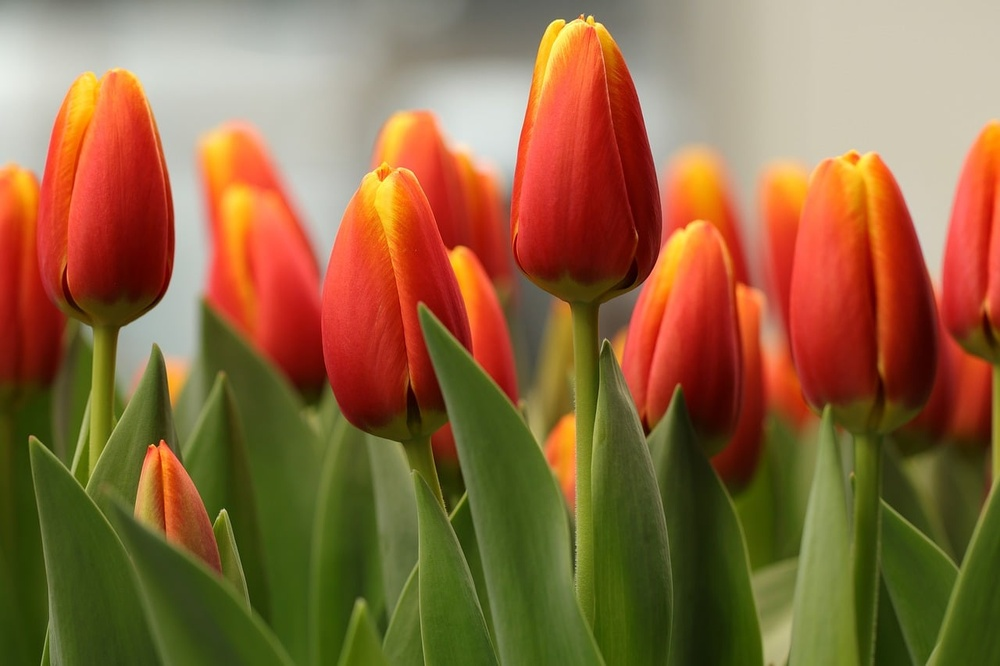
//> input picture resources/test_image.jpg, 1000 x 666 px, shrunk from 1280 x 853 before the run
$ ./main   (built with g++ and OpenCV 4)
//> lines starting //> are read from the running program, lines starting //| are printed output that depends on the picture; after the words box and inside, x2 and y2 are one past the last pixel; in counts of white or black regions, pixels touching at a corner belong together
#include <iostream>
#include <opencv2/opencv.hpp>
#include <opencv2/core.hpp>
#include <Eigen/Dense>
#include <Eigen/Geometry>
#include <cmath>


int check_image(const cv::Mat& img, const cv::String& image_path);
int output_gray_image(const cv::Mat& img);
int output_hsv_channels(const cv::Mat& img);
int Blur(const cv::Mat& img);
cv::Mat red_extract(const cv::Mat& img);
int morphology(const cv::Mat& mask);
int draw_and_transform(const cv::Mat& img);


int main(){
    cv::String image_path = "resources/test_image.jpg";
    cv::Mat img = cv::imread(image_path);
//> img is the input picture: 666 rows x 1000 cols, CV_8UC3; mean B, G, R 63.9, 103.8, 141.8
    // 检验读图，输出灰度图和H,S,V单通道图
    check_image(img, image_path);
    output_gray_image(img);
    output_hsv_channels(img);
    //实现三种滤波
    Blur(img);
    //红色提取
    cv::Mat red_mask = red_extract(img);
    //形态学操作
    morphology(red_mask);
    //绘制与变换
    draw_and_transform(img);
    cv::waitKey(0);
    return 0;
}


// 检测读图是否成功
int check_image(const cv::Mat& img, const cv::String& image_path){
    if(img.empty()){
        std::cout << "Could not read the image: " << image_path << std::endl;
        return 1;
    }
    cv::imshow("Image", img);
    cv::waitKey(0);
    return 0;
}


// 输出灰度图
int output_gray_image(const cv::Mat& img){
    cv::Mat gray_img;
    cv::cvtColor(img, gray_img, cv::COLOR_BGR2GRAY);
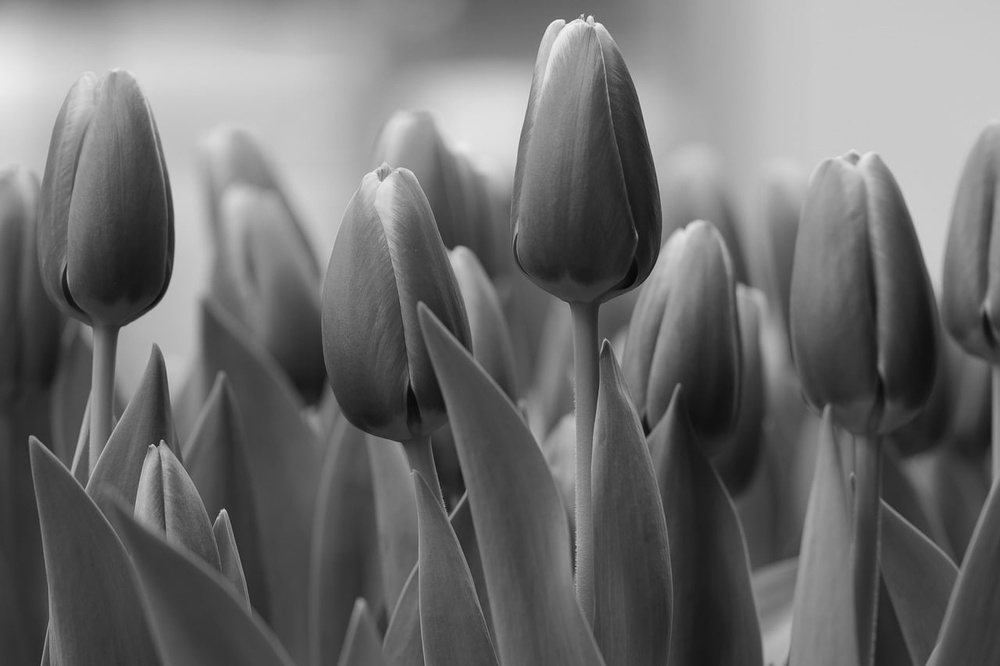
//> gray_img: 666 rows x 1000 cols, CV_8UC1; min 5, max 245, mean 110.6
    cv::imshow("Gray Image", gray_img);
    cv::imwrite("result/task1_images/gray.png", gray_img);
    cv::waitKey(0);
    return 0;
}


// 输出H,S,V单通道图
int output_hsv_channels(const cv::Mat& img){
    cv::Mat hsv_img;
    cv::cvtColor(img, hsv_img, cv::COLOR_BGR2HSV);
//> hsv_img: 666 rows x 1000 cols, CV_8UC3; mean H, S, V 24.5, 155.8, 147.7
    std::vector<cv::Mat> hsv_channels;
    cv::split(hsv_img, hsv_channels);
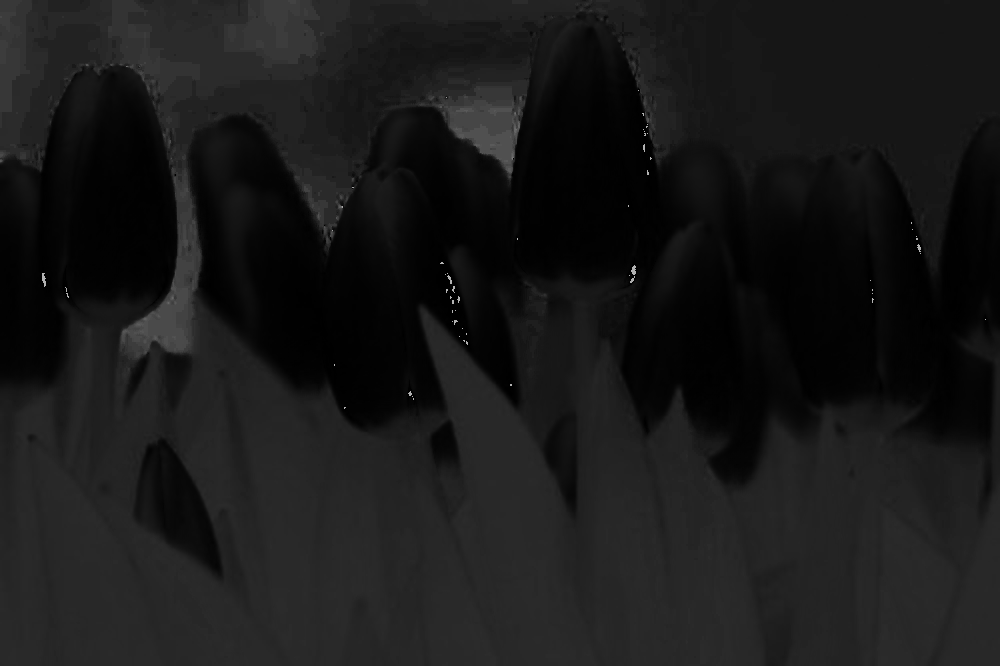
//> hsv_channels[0]: 666 rows x 1000 cols, CV_8UC1; min 0, max 179, mean 24.5
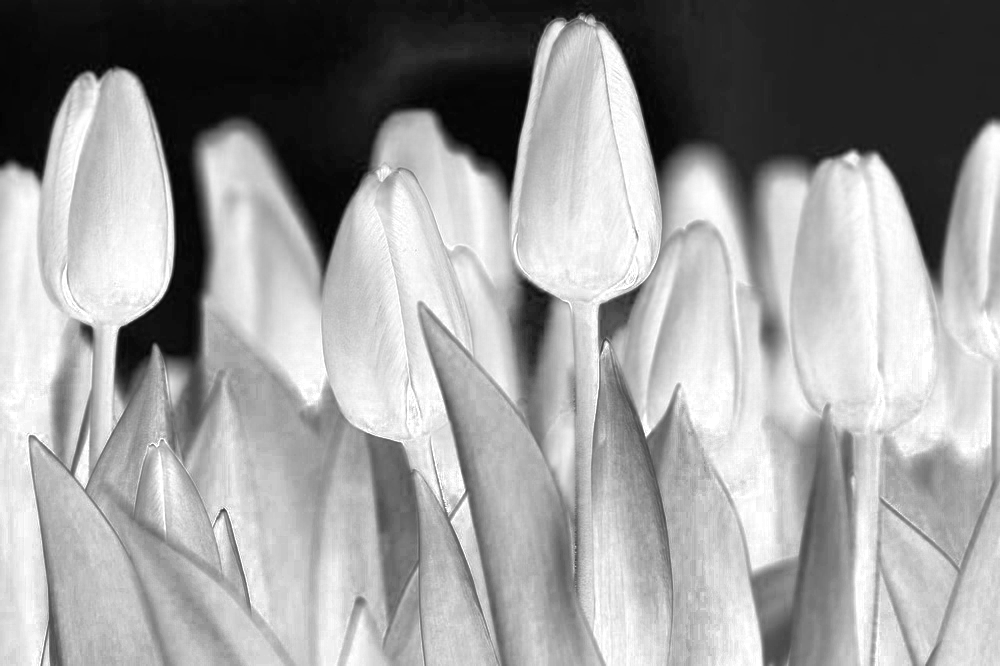
//> hsv_channels[1]: 666 rows x 1000 cols, CV_8UC1; min 0, max 255, mean 155.8
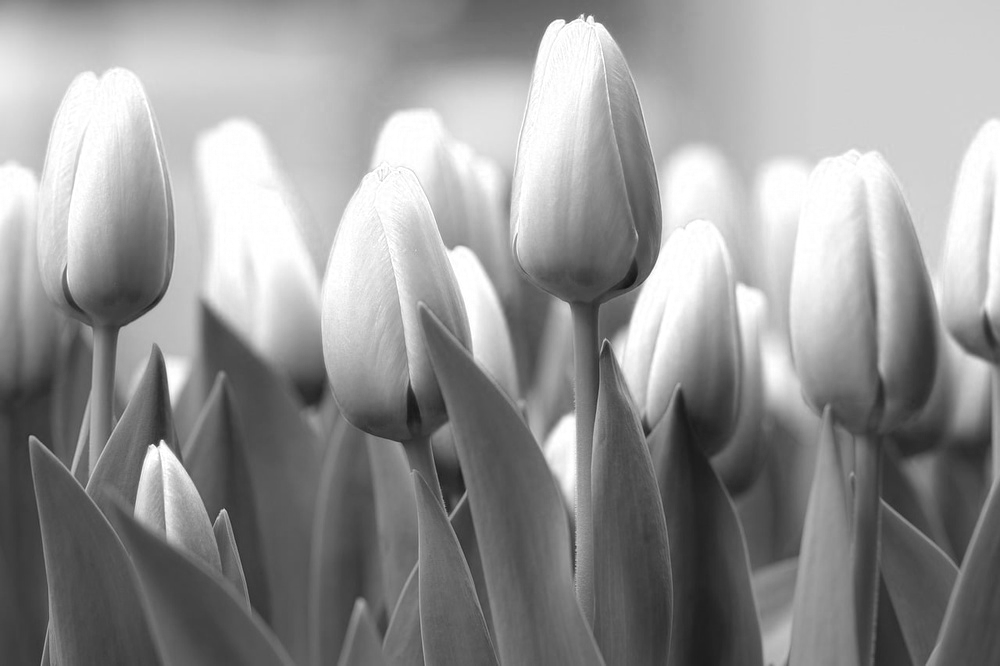
//> hsv_channels[2]: 666 rows x 1000 cols, CV_8UC1; min 18, max 255, mean 147.7
    cv::imshow("H Image", hsv_channels[0]);
    cv::imwrite("result/task1_images/hsv_h.png", hsv_channels[0]);
    cv::imshow("S Image", hsv_channels[1]);
    cv::imwrite("result/task1_images/hsv_s.png", hsv_channels[1]);
    cv::imshow("V Image", hsv_channels[2]);
    cv::imwrite("result/task1_images/hsv_v.png", hsv_channels[2]);
    cv::waitKey(0);
    return 0;
}


// 实现三种滤波
int Blur(const cv::Mat& img){
    cv::Mat meanImg, gaussImg, medianImg;
    cv::blur(img, meanImg, cv::Size(5, 5));
    cv::GaussianBlur(img, gaussImg, cv::Size(5, 5), 0);
    cv::medianBlur(img, medianImg, 5);
    cv::imshow("Mean", meanImg);
    cv::imwrite("result/task1_images/mean_filter.png", meanImg);
    cv::imshow("Gaussian", gaussImg);
    cv::imwrite("result/task1_images/gauss_filter.png", gaussImg);
    cv::imshow("Median", medianImg);
    cv::imwrite("result/task1_images/median_filter.png", medianImg);
    cv::waitKey(0);
    return 0;
}


// 红色提取
cv::Mat red_extract(const cv::Mat& img){
    cv::Mat hsv_img, maskLow, maskHigh, mask;
    cv::cvtColor(img, hsv_img, cv::COLOR_BGR2HSV);
    cv::inRange(hsv_img, cv::Scalar(0, 50, 50), cv::Scalar(10, 255, 255), maskLow);
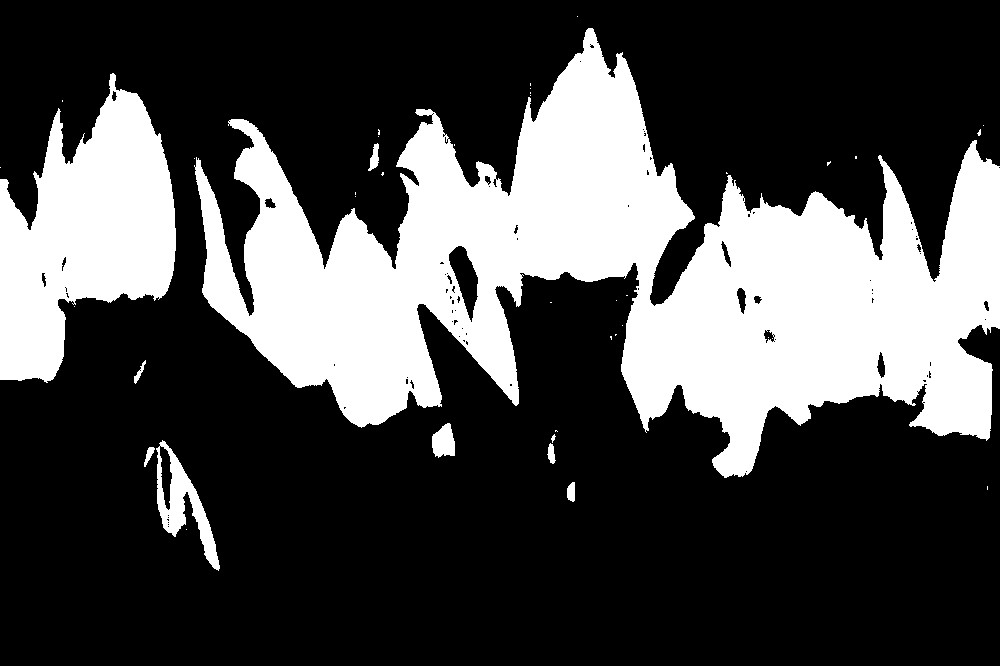
//> maskLow: 666 rows x 1000 cols, CV_8UC1; 28.8% white; 41 white regions (31 under 20 px), largest, box (x1, y1, x2, y2) and area: (194, 28, 1000, 478) 155901, (0, 73, 176, 383) 31906, (156, 440, 220, 571) 2631
    cv::inRange(hsv_img, cv::Scalar(170, 50, 50), cv::Scalar(180, 255, 255), maskHigh);
//> maskHigh: 666 rows x 1000 cols, CV_8UC1; 0.03% white in thin lines or dots, all inside (x1, y1, x2, y2) = (42, 113, 986, 409)
    cv::add(maskLow, maskHigh, mask);
//> mask: 666 rows x 1000 cols, CV_8UC1; 28.8% white; 41 white regions (31 under 20 px), largest, box (x1, y1, x2, y2) and area: (194, 28, 1000, 478) 156086, (0, 73, 176, 383) 31954, (156, 440, 220, 571) 2631
    cv::imshow("Red Mask", mask);
    cv::waitKey(0);

    cv::imwrite("result/task1_images/red_mask.png", mask);
    return cv::Mat(mask);
}


// 形态学操作
int morphology(const cv::Mat& mask){
    cv::Mat eroded, dilated, opened, closed;
    cv::Mat kernel = cv::getStructuringElement(cv::MORPH_RECT, cv::Size(7, 7));
    cv::erode(mask, eroded, kernel);
//> eroded: 666 rows x 1000 cols, CV_8UC1; 24.8% white; 16 white regions (9 under 20 px), largest, box (x1, y1, x2, y2) and area: (199, 50, 1000, 473) 135237, (0, 94, 173, 378) 28537, (172, 461, 190, 530) 534
    cv::dilate(mask, dilated, kernel);
//> dilated: 666 rows x 1000 cols, CV_8UC1; 33% white; 17 white regions, largest, box (x1, y1, x2, y2) and area: (191, 25, 1000, 481) 175765, (0, 70, 179, 386) 35449, (141, 437, 223, 574) 4831
    cv::morphologyEx(mask, opened, cv::MORPH_OPEN, kernel);
//> opened: 666 rows x 1000 cols, CV_8UC1; 28.4% white; 8 white regions, largest, box (x1, y1, x2, y2) and area: (196, 29, 1000, 476) 154364, (0, 91, 176, 381) 31594, (169, 458, 219, 567) 1996
    cv::morphologyEx(mask, closed, cv::MORPH_CLOSE, kernel);
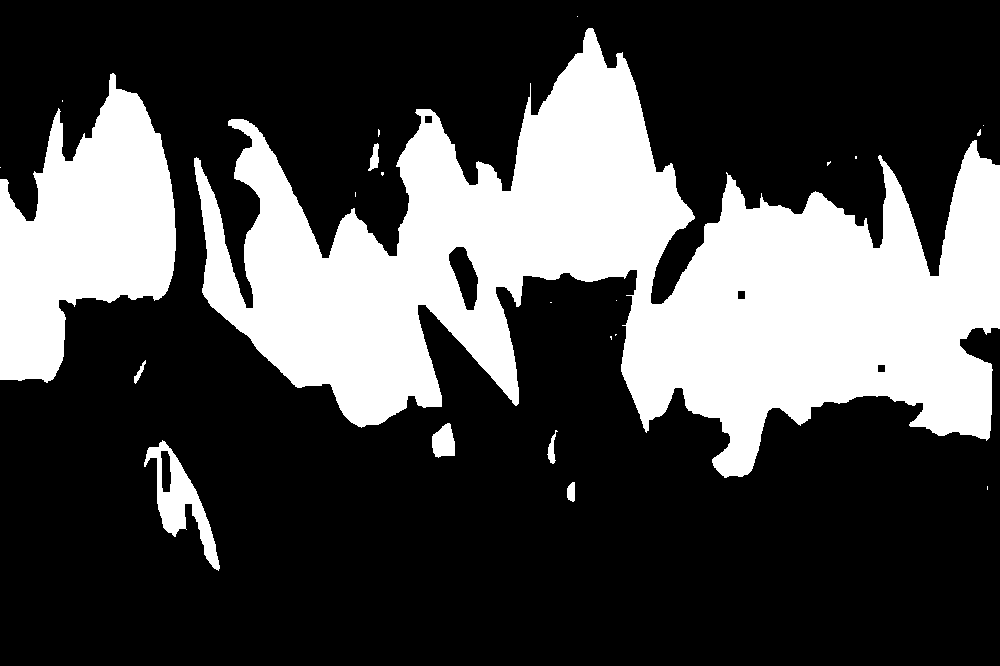
//> closed: 666 rows x 1000 cols, CV_8UC1; 29.2% white; 23 white regions (15 under 20 px)
    cv::imshow("Eroded", eroded);
    cv::imwrite("result/task1_images/erode.png", eroded);
    cv::imshow("Dilated", dilated);
    cv::imwrite("result/task1_images/dilate.png", dilated);
    cv::imshow("Opened", opened);
    cv::imwrite("result/task1_images/open.png", opened);
    cv::imshow("Closed", closed);
    cv::imwrite("result/task1_images/close.png", closed);
    cv::waitKey(0);
    std::vector<std::vector<cv::Point>> contours;
    std::vector<cv::Vec4i> hierarchy;
    cv::findContours(closed, contours, hierarchy, cv::RETR_EXTERNAL, cv::CHAIN_APPROX_SIMPLE);
//> contours = 23 contours, 15 with area under 20; largest, box (x1, y1, x2, y2) and area: (194, 28, 1000, 478) 157144, (0, 73, 176, 383) 31692, (144, 440, 220, 571) 3154, (432, 423, 455, 458) 558, (368, 143, 379, 171) 143, (547, 430, 558, 464) 121, (567, 482, 575, 502) 110, (134, 360, 146, 384) 66
    cv::Mat contour_img = cv::Mat::zeros(closed.size(), CV_8UC3);
    drawContours(contour_img, contours, -1, cv::Scalar(0, 255, 0), 2);
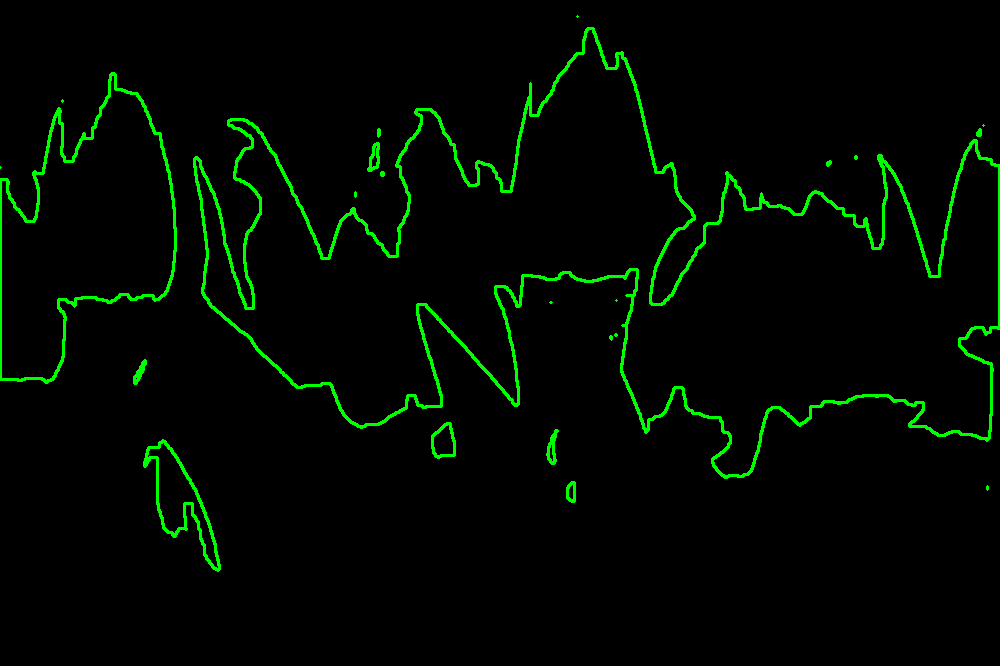
//> contour_img: 666 rows x 1000 cols, CV_8UC3; mean B, G, R 0, 8.2, 0
    cv::imshow("Contours", contour_img);
    // 轮廓筛选与面积计算
    cv::Mat result = contour_img.clone();
    for(size_t i=0; i<contours.size(); i++){
        double area = cv::contourArea(contours[i]);
        if(area < 1000.0) continue;

        cv::Rect box = cv::boundingRect(contours[i]);
        double ratio = static_cast<double>(box.width) / box.height;
        if(ratio < 0.2 || ratio > 5.0) continue;
        // 多边形近似
        std::vector<std::vector<cv::Point>> approx;
        double perimeter = cv::arcLength(contours[i], true);
        double epsilon = 0.001 * perimeter;
        cv::approxPolyDP(contours[i], approx.emplace_back(), epsilon, true);
//> (this line was passed over: a library is not available in this run)
//> (the run ends here: the program crashes, at `if(approx.back().size() < 4) continue;`)
